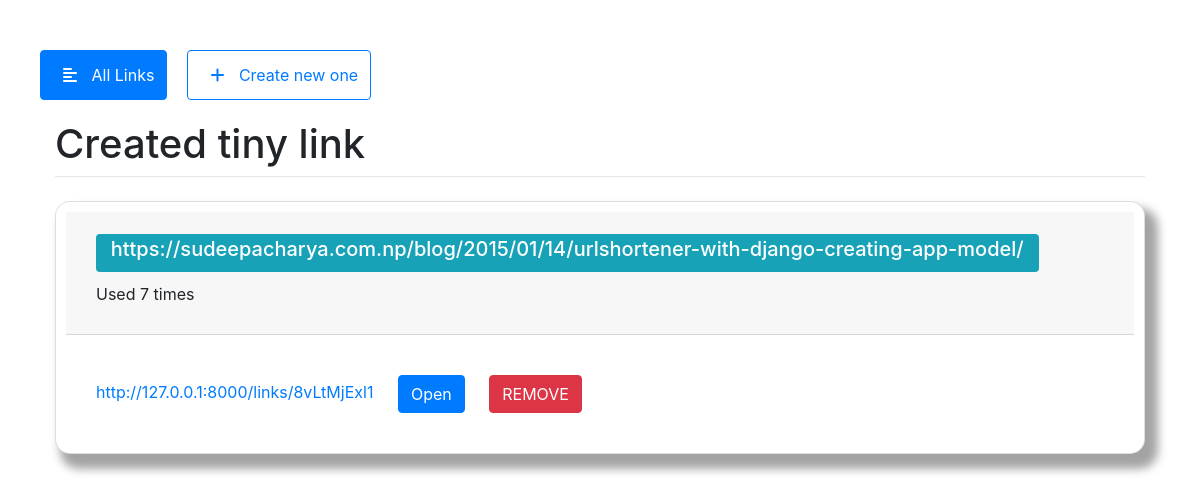
Page /2/ on the committed database.
### links/models.py (models this page shows, shortened)
class Link(models.Model):
    orig_link = models.CharField(max_length=200)
    tiny_link = models.CharField(max_length=50, unique=True)
    follow_quantity = models.IntegerField(default=0)

### links/views.py (the view)
# urls.py: path('<int:link_id>/', views.DetailView.as_view(), name='detail'),
class DetailView(generic.DetailView):
    model = Link
    pk_url_kwarg = 'link_id'
    template_name = 'links/detail.html'

### links/templates/links/detail.html
{% extends 'links/base.html' %}
{% load bootstrap4 %}
{% block content %}
    <div class="row">
        <a href="{% url 'links:index' %}" class="btn btn-primary">
            <i class="fas fa-align-left"></i>
            All Links
        </a>
        <a href="{% url 'links:new' %}" class="btn btn-outline-primary">
            <i class="fas fa-plus"></i>
            Create new one
        </a>
    </div>
    <h1 class="mt-2">Created tiny link</h1>
    <hr class="mt-0 mb-4">
    <div class="card" id="card-shadow">
        <div class="card-header">
            <span class="badge badge-info">
                <h5>
                    {{ link.orig_link }}
                </h5>
            </span>
            <p class="font-weight-normal">Used {{ link.follow_quantity }} times</p>
        </div>
        <div class="card-body">
            <a class="card-title"
               href="http://127.0.0.1:8000/links/{{ link.tiny_link }}">http://127.0.0.1:8000/links/{{ link.tiny_link }}</a>
            <a href="{% url 'links:open' link.tiny_link %}" class="btn btn-primary">
                Open
            </a>
            <a href="{% url 'links:delete' link.id %}" class="btn btn-danger">
                REMOVE
            </a>
        </div>
    </div>
{% endblock %}

### links/static/links/style.css (style rules this page uses)
* { margin: 10px; }
#card-shadow { border-radius: 15px; box-shadow: 9px 11px 10px 4px rgba(0,0,0,0.36); }

### rows in the picture
Link: orig_link "https://sudeepacharya.com.np/blog/2015/01/14/urlshortener-with-django-creating-app-model/", follow_quantity "7", tiny_link "8vLtMjExl1"
